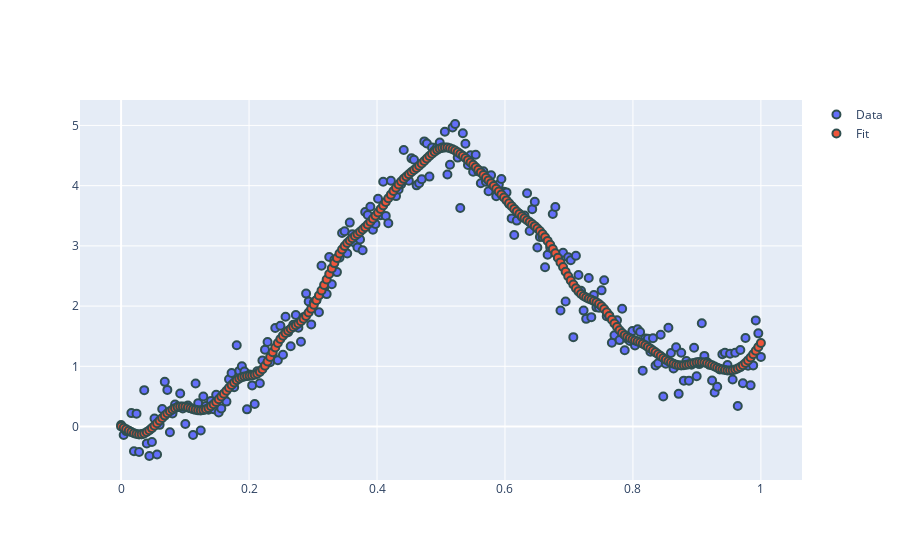

Source (notebook cell):
### Code cell
# Unconstraint Model
m_unc = (("s(1)", "none", 35, (1, 6000), "equidistant"),)
M_unc = StarModel(description=m_unc)
M_unc.fit(X=x.reshape(-1,1), y=yn)
ypred_unc = M_unc.basis @ M_unc.coef_

### Figure 1 — Plotly figure (JSON) as saved in the notebook; plotly's stock layout.template omitted (floating-point values rounded to 4 significant figures; data arrays with more than 128 entries replaced by an {"elided": "..."} marker saying what was removed)
{"data": [{"marker": {"line": {"color": "DarkSlateGrey", "width": 2}, "size": 8}, "mode": "markers", "name": "Data", "type": "scatter", "x": {"elided": "250 float values"}, "y": {"elided": "250 float values"}}, {"marker": {"line": {"color": "DarkSlateGrey", "width": 2}, "size": 8}, "mode": "markers", "name": "Fit", "type": "scatter", "x": {"elided": "250 float values"}, "y": {"elided": "250 float values"}}], "layout": {"autosize": true, "xaxis": {"autorange": true, "range": [-0.05988, 1.06], "type": "linear"}, "yaxis": {"autorange": true, "range": [-0.9268, 5.462], "type": "linear"}}}
